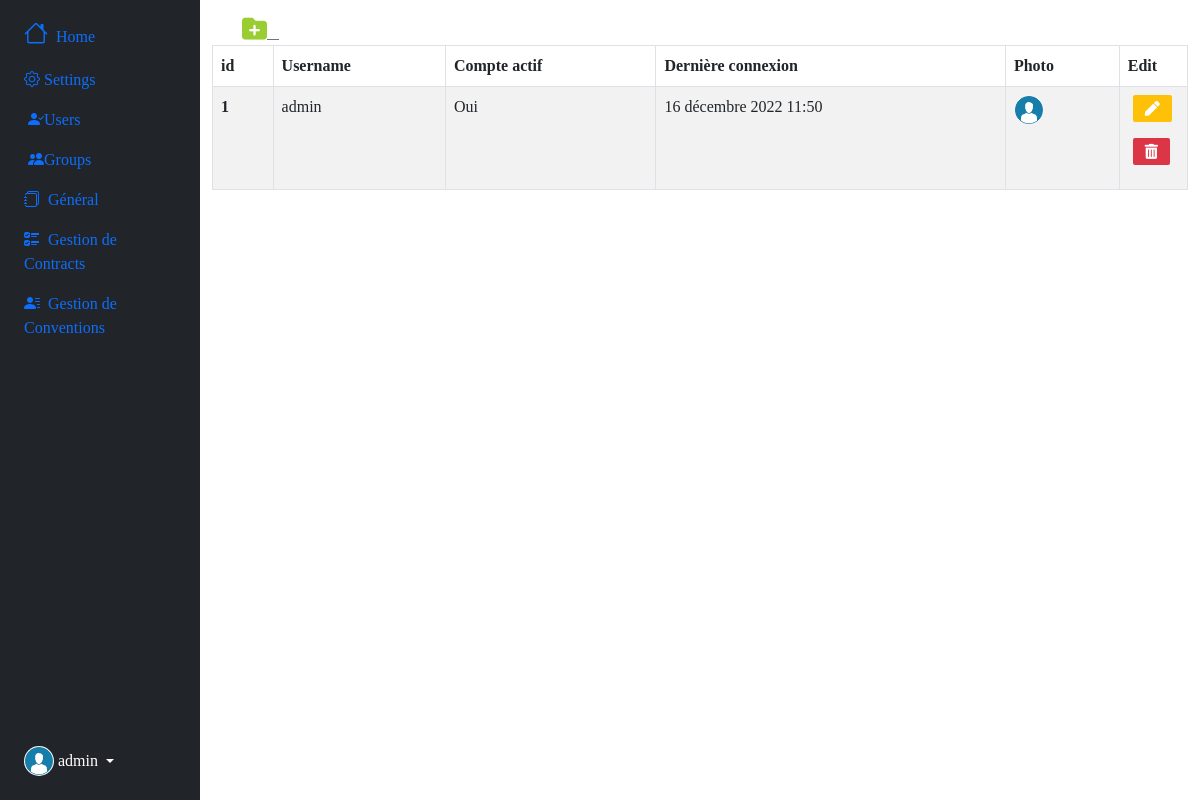
Screenshot of /auth/users (signed in) with the database file from the repository.
### authentication/models.py (models this page shows, shortened)
class User(AbstractUser):
    photo = models.ImageField(upload_to='users_img/', null=True, blank=True)

### authentication/views.py (the view)
# urls.py: path('auth/users', views.users, name="users"),
def users(request):
    user_lists = User.objects.all()
    return render(request, "authentication/list.html", {"user_lists":user_lists})

### authentication/templates/authentication/list.html (shortened to what this page needs)
{% extends 'index.html' %}
{% block main%}
<a href="{% url 'add_user' %}" class="btn-outline-secondary" style="width: 50px; height: 50px; margin-left: 30px;" title="Add user">
  <i style="color: yellowgreen; font-size: 25px; " class="fa-sharp fa-solid fa-folder-plus"></i> &nbsp;&nbsp;
</a>
<table table id="example" class="table table-striped table-bordered nowrap" style="width:100%">
  <thead>
    <tr>
      <th scope="col">id</th>
      <th scope="col">Username</th>
      <th scope="col">Compte actif</th>
      <th scope="col">Dernière connexion</th>
      <th scope="col">Photo</th>
      <th scope="col" style="width: 7%">Edit</th>
    </tr>
  </thead>
  <tbody>
    {% for user_list in user_lists %}
    <tr>
      <th scope="row">{{user_list.id}}</th>
      <td>{{user_list.username}}</td>
      {% if request.user.is_active %}
      <td>Oui</td>
      {% else%}
      <td>Non</td>
       {% endif %}
      <td>{{user_list.last_login}}</td>
      <td>
      <img src="{{user_list.photo.url}}" alt="hugenerd" width="30" height="30" class="rounded-circle">
      </td>
      <td>
        <a href="{% url 'edit_user' user_list.id %}" class="btn btn-warning bg-warning text-center" title="Edit user">
          <i style="font-size: 15px;" class="fas fa-pen"></i>
      </a>
      <a href="{% url 'delete_user' user_list.id %}" class="btn btn-danger bg-danger text-center" title="Supprimer user">
        <i style="font-size: 15px;" class="fas fa-trash-alt"></i>
      </a>
    </td>
    </tr>
    {% endfor %}
  </tbody>
</table>
  {% endblock main%}

### templates/index.html (shortened to what this page needs)
{% load static %}
{% load bootstrap_icons %}
<!DOCTYPE html>
<html>
<head>
    	<link href="https://cdn.jsdelivr.net/npm/bootstrap@5.0.2/dist/css/bootstrap.min.css" rel="stylesheet">
		<link rel="stylesheet" href="https://cdn.jsdelivr.net/npm/bootstrap-icons@1.9.1/font/bootstrap-icons.css">
   		<link href="https://cdn.jsdelivr.net/npm/bootstrap@5.0.2/dist/css/bootstrap.min.css" rel="stylesheet">
    	<link rel="stylesheet" href="https://cdnjs.cloudflare.com/ajax/libs/font-awesome/6.1.1/css/all.min.css">
    	<link rel="stylesheet" href="https://cdnjs.cloudflare.com/ajax/libs/font-awesome/5.15.4/css/all.min.css" />
    	<link rel="stylesheet" href={% static "css/index.css" %}>
		<link rel="stylesheet" type="text/css" href="https://cdn.datatables.net/v/bs5/jq-3.6.0/jszip-2.5.0/dt-1.12.1/b-2.2.3/b-html5-2.2.3/b-print-2.2.3/datatables.min.css"/>
</head>
<body>
		<div class="container-fluid">
			<div class="row flex-nowrap">
				<div class="col-auto col-md-3 col-xl-2 px-sm-2 px-0 bg-dark">
					<div class="d-flex flex-column align-items-center align-items-sm-start px-3 pt-2 text-white min-vh-100">
						<ul class="nav nav-pills flex-column mb-sm-auto mb-0 align-items-center align-items-sm-start" id="menu">
							<li class="nav-item">
								<a href="{% url 'home' %}" class="nav-link align-middle px-0">
									<i class="fs-4 bi-house"></i> <span class="ms-1 d-none d-sm-inline">Home</span>
								</a>
							</li>
							<li>
								<a href="#submenu1" data-bs-toggle="collapse" class="nav-link px-0 align-middle">
									<i class="bi bi-gear"></i><span class="ms-1 d-none d-sm-inline">Settings</span> </a>
								<ul class="collapse show nav flex-column ms-1" id="submenu1" data-bs-parent="#menu">
									<li class="w-100">
										<a href="{% url 'users' %}" class="nav-link px-0"> <i class="bi bi-person-check-fill"></i><span class="d-none d-sm-inline">Users</span></a>
									</li>
									<li>
										<a href="#" class="nav-link px-0"> <i class="bi bi-people-fill"></i><span class="d-none d-sm-inline">Groups</span></a>
									</li>
								</ul>
							</li>
							<li>
								<a href="#submenu4" data-bs-toggle="collapse" class="nav-link px-0 align-middle">
									<i class="bi bi-journals"></i> <span class="ms-1 d-none d-sm-inline">Général</span> </a>
							</li>
							<li>
								<a href="#submenu2" data-bs-toggle="collapse" class="nav-link px-0 align-middle ">
									<i class="bi bi-ui-checks"></i> <span class="ms-1 d-none d-sm-inline">Gestion de Contracts</span></a>
							</li>
							<li>
								<a href="#submenu3" data-bs-toggle="collapse" class="nav-link px-0 align-middle">
									<i class="bi bi-person-lines-fill"></i> <span class="ms-1 d-none d-sm-inline">Gestion de Conventions</span> </a>
							</li>
						</ul>
						<div class="dropdown pb-4">
							<a href="#" class="d-flex align-items-center text-white text-decoration-none dropdown-toggle" id="dropdownUser1" data-bs-toggle="dropdown" aria-expanded="false">
								{% if request.user.photo.url %}
								<img src="{{request.user.photo.url}}" alt="hugenerd" width="30" height="30" class="rounded-circle">
								{% else %}
								<img src="{% static 'images/users_img/users.png' %}" alt="hugenerd" width="30" height="30" class="rounded-circle">
								{% endif %}
								<span class="d-none d-sm-inline mx-1">{% if user.is_authenticated %} {{request.user}} {% else %} <span>Please log in.</span> {% endif %}</span>
							</a>
						</div>
					</div>
				</div>
				<div class="col py-3">
					{% block main %}
					{% endblock main %}
				</div>
			</div>
		</div>
</body>
</html>

### contrat/static/css/index.css (style rules this page uses)
* { padding: 0; margin: 0; box-sizing: border-box; list-style-type: none; text-decoration: none; font-family: "verdana"; }
.btn { background-color: #008ea1; border-radius: 2px; color: #fff; font-size: .3rem; border: none; cursor: pointer; margin-bottom: 1rem; margin-left: 5px; }
#menu:checked~.sidebar .sidebar-brand, h2 span:last-child, #menu:checked~.sidebar .sidebar-brand, li a span:last-child { display: none; }

### rows the page displays
User: user.photo (picture), user "admin", id "1", username "admin", is_active "Oui", last_login "16 décembre 2022 11:50", photo (picture)
